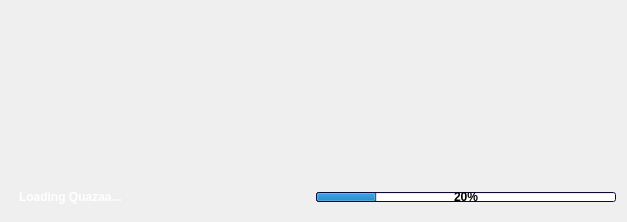
            <widget class="QWidget" name="scrollAreaWidgetContents">
             <property name="geometry">
              <rect>
               <x>0</x>
               <y>0</y>
               <width>623</width>
               <height>218</height>
              </rect>
             </property>
             <layout class="QGridLayout" name="gridLayout_28">
              <item row="0" column="0">
               <widget class="QFrame" name="frameSplashBackground">
                <property name="styleSheet">
                 <string notr="true">QFrame {
	border-image: url(:/Resource/Splash.png) repeat;
}</string>
                </property>
                <layout class="QGridLayout" name="gridLayout_26">
                 <property name="sizeConstraint">
                  <enum>QLayout::SetFixedSize</enum>
                 </property>
                 <property name="margin">
                  <number>0</number>
                 </property>
                 <property name="spacing">
                  <number>0</number>
                 </property>
                 <item row="1" column="0">
                  <widget class="QFrame" name="frameSplashFooter">
                   <property name="styleSheet">
                    <string notr="true">QFrame {
	border-image: url(:/Resource/HeaderBackground.png) repeat;
	min-height: 28;
	max-height: 28;
	min-width: 605px;
	max-width: 605px;
}</string>
                   </property>
                   <property name="frameShape">
                    <enum>QFrame::NoFrame</enum>
                   </property>
                   <property name="frameShadow">
                    <enum>QFrame::Raised</enum>
                   </property>
                   <layout class="QGridLayout" name="gridLayout_25">
                    <property name="horizontalSpacing">
                     <number>2</number>
                    </property>
                    <property name="verticalSpacing">
                     <number>0</number>
                    </property>
                    <property name="margin">
                     <number>0</number>
                    </property>
                    <item row="0" column="0" rowspan="3">
                     <widget class="QLabel" name="labelSplashStatus">
                      <property name="sizePolicy">
                       <sizepolicy hsizetype="MinimumExpanding" vsizetype="Preferred">
                        <horstretch>0</horstretch>
                        <verstretch>0</verstretch>
                       </sizepolicy>
                      </property>
                      <property name="styleSheet">
                       <string notr="true">font-weight: bold;
color: white;
background-color: transparent;
padding-left: 5px;</string>
                      </property>
                      <property name="text">
                       <string>Loading Quazaa...</string>
                      </property>
                     </widget>
                    </item>
                    <item row="1" column="2">
                     <widget class="QProgressBar" name="progressBarSplashStatus">
                      <property name="sizePolicy">
                       <sizepolicy hsizetype="MinimumExpanding" vsizetype="Fixed">
                        <horstretch>1</horstretch>
                        <verstretch>0</verstretch>
                       </sizepolicy>
                      </property>
                      <property name="maximumSize">
                       <size>
                        <width>300</width>
                        <height>10</height>
                       </size>
                      </property>
                      <property name="palette">
                       <palette>
                        <active>
                         <colorrole role="WindowText">
                          <brush brushstyle="SolidPattern">
                           <color alpha="255">
                            <red>255</red>
                            <green>255</green>
                            <blue>255</blue>
                           </color>
                          </brush>
                         </colorrole>
                         <colorrole role="Window">
                          <brush brushstyle="SolidPattern">
                           <color alpha="255">
                            <red>17</red>
                            <green>13</green>
                            <blue>75</blue>
                           </color>
                          </brush>
                         </colorrole>
                        </active>
                        <inactive>
                         <colorrole role="WindowText">
                          <brush brushstyle="SolidPattern">
                           <color alpha="255">
                            <red>255</red>
                            <green>255</green>
                            <blue>255</blue>
                           </color>
                          </brush>
                         </colorrole>
                         <colorrole role="Window">
                          <brush brushstyle="SolidPattern">
                           <color alpha="255">
                            <red>17</red>
                            <green>13</green>
                            <blue>75</blue>
                           </color>
                          </brush>
                         </colorrole>
                        </inactive>
                        <disabled>
                         <colorrole role="WindowText">
                          <brush brushstyle="SolidPattern">
                           <color alpha="255">
                            <red>118</red>
                            <green>116</green>
                            <blue>108</blue>
                           </color>
                          </brush>
                         </colorrole>
                         <colorrole role="Window">
                          <brush brushstyle="SolidPattern">
                           <color alpha="255">
                            <red>17</red>
                            <green>13</green>
                            <blue>75</blue>
                           </color>
                          </brush>
                         </colorrole>
                        </disabled>
                       </palette>
                      </property>
                      <property name="styleSheet">
                       <string notr="true">font-weight: bold;
max-height: 10px;
min-height: 10px;
max-width: 300px;
min-width: 300px;</string>
                      </property>
                      <property name="value">
                       <number>20</number>
                      </property>
                     </widget>
                    </item>
                    <item row="1" column="1">
                     <spacer name="horizontalSpacerSplashFooter">
                      <property name="orientation">
                       <enum>Qt::Horizontal</enum>
                      </property>
                      <property name="sizeHint" stdset="0">
                       <size>
                        <width>0</width>
                        <height>0</height>
                       </size>
                      </property>
                     </spacer>
                    </item>
                   </layout>
                  </widget>
                 </item>
                 <item row="0" column="0">
                  <widget class="QLabel" name="labelSplashlLogo">
                   <property name="styleSheet">
                    <string notr="true">background-color: transparent;
min-height: 172px;
max-height: 172px;
min-width: 605px;
max-width: 605px;
border-image: url(:/Resource/QuazaaLogo.png);</string>
                   </property>
                   <property name="text">
                    <string/>
                   </property>
                  </widget>
                 </item>
                </layout>
               </widget>
              </item>
             </layout>
            </widget>
